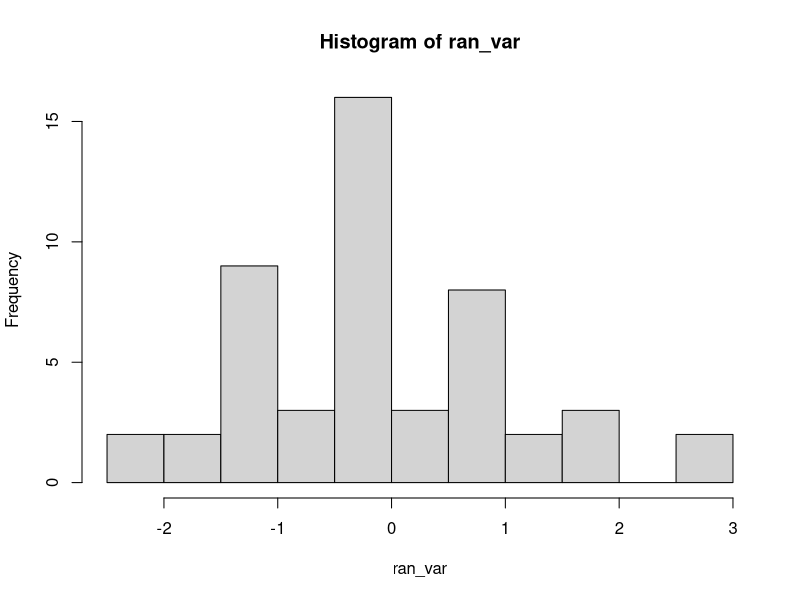

Here is the R script that generated this plot:
## ---- chunk 1
knitr::opts_chunk$set(echo = TRUE)
## ---- chunk 2
ran_var = rnorm(50, mean = 0, sd = 1)
hist(ran_var)
